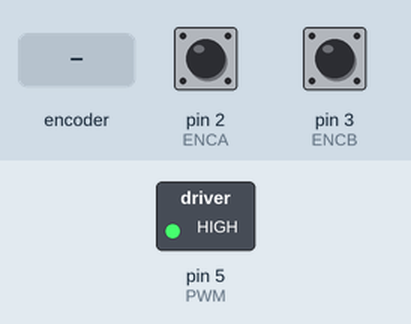
Simulated run of this sketch. Board: Arduino Uno, built with avr-gcc and run on an emulated ATmega328P. Shown: switched loads named in the sketch (green lamp = pin HIGH). Inputs (shaded band) come from the test bench; at power-on: pin 2 (ENCA) HIGH, pin 3 (ENCB) HIGH. What the sketch prints to the serial monitor is not drawn.

Above: at 1.2 s.
1.3 s: rotary encoder on pin 2 (ENCA) / pin 3 (ENCB) turned 1 step (first pin leading)
Timing chart, 0 to 4.3 s (numbered marks = the images above; inputs shaded):
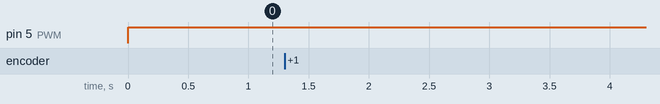

The sketch:

PID_motorControl_pos.ino
```cpp
// C++ code
#define ENCA 2 // yellow
#define ENCB 3 // white
#define PWM 5 // white
#define IN2 6 // white
#define IN1 7

int pos = 0;
long prevT = 0;
float eprev = 0;
float eintegral = 0;

void readEncoder(){
  int b = digitalRead(ENCB);
  if(b>0){
    pos++;
  }
  else{
    pos--;
  }
}
void setMotor(int dir, int pwmVal, int pwm, int in1, int in2){
  analogWrite(pwm,pwmVal);
  if(dir == 1){
    digitalWrite(in1,LOW);
    digitalWrite(in2,HIGH);
  }
  else if(dir == -1){
    digitalWrite(in1, HIGH);
    digitalWrite(in2, LOW);
  }
  else{
    digitalWrite(in1, LOW);
    digitalWrite(in2, LOW);
  }
}


void setup()
{
  Serial.begin(9600);
  pinMode(ENCA, INPUT_PULLUP);
  pinMode(ENCB, INPUT_PULLUP);
  pinMode(PWM, OUTPUT);
  //analogWrite(PWM,180);
  //attachInterrupt(digitalPinToInterrupt(pinum), functionToCall, triggerType
  attachInterrupt(digitalPinToInterrupt(ENCA), readEncoder, RISING);


}

void loop()
{
  int a = digitalRead(ENCA);
  int b = digitalRead(ENCB);
  //set target position
  int target = 1200;

  //PID constants
  float kp = 1;
  float kd = 0;
  float ki = 0;

  //time difference
  long currT = micros();
  float deltaT = ((float)(currT-prevT))/1.0e6;
  prevT = currT;

  //error
  int e = pos-target;

  //derivative
  float dedt = (e-eprev)/(deltaT);

  //integral
  eintegral += e*deltaT;

  //control signal
  float u = kp*e + kd*dedt + ki*eintegral;

  //motor power
  float pwr = fabs(u);
  if(pwr>255){
    pwr = 255;
  }

  //motor direction
  int dir = 1;
  if(u<0){
  	dir = -1;
  }

  //signal the motor
  setMotor(dir,pwr,PWM,IN1,IN2);

  //store previous error
  eprev = e;

  Serial.print(target);
  Serial.print(" ");
  Serial.print(pos);
  Serial.println();


}
```

Measured:
- after the input at 1.3 s, every drawn part: stays the same
